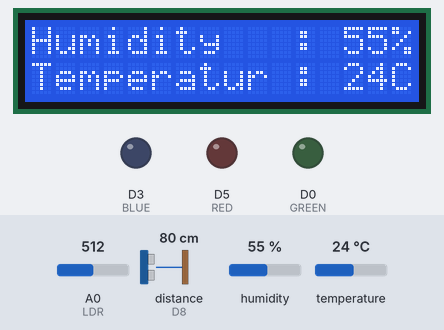
A sketch run on a simulated ESP8266 (NodeMCU). Parts: 16×2 character LCD, output pins drawn as LEDs (lit = HIGH). Wiring (inferred from the names in the program): ultrasonic range finder: trigger D6; echo D8. The test bench sets the inputs (shaded band); at power-on: distance to the obstacle (sensor on D8) 80 cm, temperature 24 °C, humidity 55 %, A0 (LDR) = 512. The echo pulse lasts 58.3 µs per cm; pins used as bus, display or sensor lines are not drawn; what the sketch prints to the serial monitor is not drawn.

Above: at 1.2 s.
1.3 s: distance to the obstacle (sensor on D8) set to 2 cm
At 13.6 s:
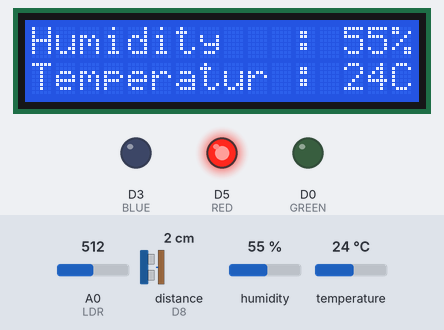
13.9 s: temperature set to 19.7 °C
At 19.0 s:
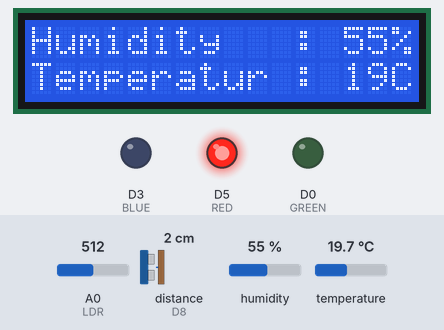
21.0 s: temperature set to 18.5 °C
At 30.9 s:
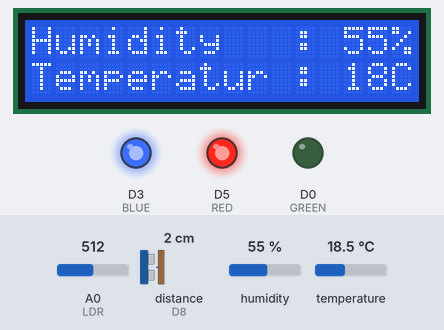
32.0 s: humidity set to 22 %
At 37.4 s:
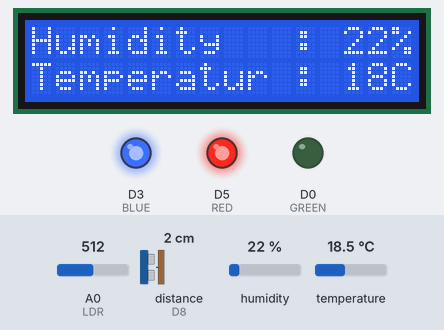
39.1 s: humidity set to 40 %
At 43.5 s:
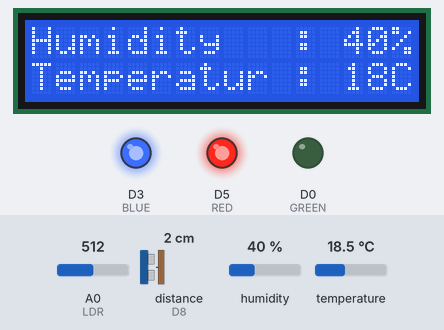
Timing chart, 0 to 45.0 s (numbered marks = the images above; inputs shaded):
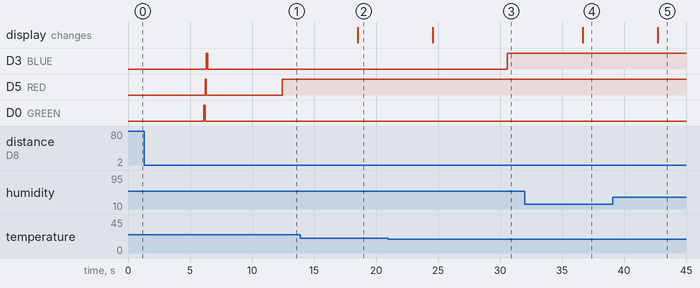

The sketch:

sketch_apr7a.ino
```cpp
#include "DHT.h"
#include "DHT.h"
#include <LiquidCrystal_I2C.h>

LiquidCrystal_I2C lcd(0x27,16,2);
#define LDR A0
#define DHTPIN D7
#define DHTTYPE DHT22
#define GREEN D0
#define BLUE D3
#define RED D5
#define trigPin D6
#define echoPin D8
DHT dht(DHTPIN, DHTTYPE);

void setup() {
  // put your setup code here, to run once:
  Serial.begin(9600);
  lcd.init();
  lcd.clear();
  lcd.backlight();
  dht.begin();
  pinMode(GREEN, OUTPUT);
  pinMode(BLUE, OUTPUT);
  pinMode(RED, OUTPUT);
  pinMode(trigPin, OUTPUT); // Sets the trigPin as an Output
  pinMode(echoPin, INPUT); // Sets the echoPin as an Input

}

void loop() {
  int h = dht.readHumidity();
  int t = dht.readTemperature();
  Serial.print(F("\nHumidity : "));
  Serial.print(h);
  Serial.print(F("\nTemperature : "));
  Serial.print(t);
  Serial.print("\n");

  lcd.home();
  lcd.clear();
  lcd.setCursor(0,0);   //Set cursor to character 0 on line 0
  lcd.print(F("Humidity   : "));
  lcd.print(h);
  lcd.print(F("%"));
  lcd.setCursor(0,1);   //Move cursor to character 0 on line 1
  lcd.print(F("Temperatur : "));
  lcd.print(t);
  lcd.print(F("C"));

  // put your main code here, to run repeatedly:
  long duration, jarak;

  digitalWrite(trigPin, LOW);
   delayMicroseconds(2);
   digitalWrite(trigPin, HIGH);
   delayMicroseconds(10);
   digitalWrite(trigPin, LOW);
   duration = pulseIn(echoPin, HIGH);
   jarak = duration * 0.034 / 2;
   Serial.print(jarak);
   Serial.println(" cm");
   delay(3000);

   int nilaiSensor;
   Serial.println("Contoh Penggunaan Sensor LDR");
    nilaiSensor = analogRead(LDR);
    Serial.print("Nilai Sensor : ");
    Serial.println(nilaiSensor);
    delay(3000);

  if(nilaiSensor >= 100 && t <= 18){
    // terang dan dingin
    digitalWrite(BLUE, HIGH);
  }
  else if(nilaiSensor <= 99 && t >= 30){
    // terang dan panas
    digitalWrite(RED, HIGH);
  }
  else if(jarak <= 10){
    //dekat
    digitalWrite(RED, HIGH);
  }
  else if(jarak >= 11 && jarak <= 20){
    //tengah
    digitalWrite(BLUE, HIGH);
  }
  else if(jarak >= 21 && jarak <= 30){
    //jauh
    digitalWrite(GREEN, HIGH);
  }
  else{
    digitalWrite(GREEN, HIGH);
    delay(100);
    digitalWrite(GREEN, LOW);
    digitalWrite(RED, HIGH);
    delay(100);
    digitalWrite(RED, LOW);
    digitalWrite(BLUE, HIGH);
    delay(100);
    digitalWrite(BLUE, LOW);
  }
}
```

Measured:
- the behaviour switches between 19 and 18.9 °C on temperature (found by bisection; images 2 and 3)
- after the input at 1.3 s, D3 (BLUE): goes on until 6.4 s, then stays LOW; D0 (GREEN): goes on until 6.2 s, then stays LOW
- after the input at 13.9 s, the display: changes after 4.6 s (image 2)
- after the input at 21.0 s, D3 (BLUE): LOW → HIGH after 9.6 s; the display: changes after 3.6 s (image 3)
- after the input at 32.0 s, the display: changes after 4.7 s (image 4)
- after the input at 39.1 s, the display: changes after 3.6 s (image 5)
